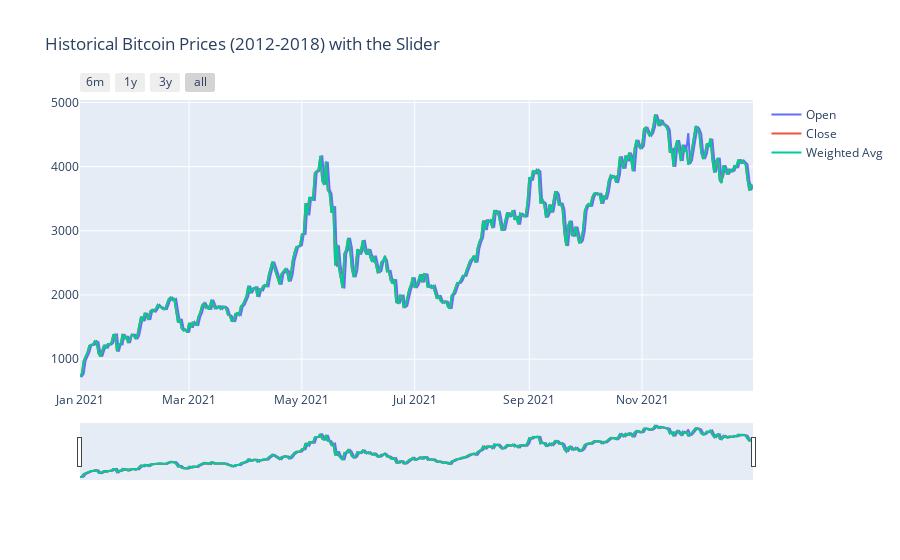

The code cell stored with this chart in its notebook:
### Code cell
extract_data_v2("ETH-USD", "2021-01-01","2022-01-01")

### Figure 1 — Plotly figure (JSON) as saved in the notebook; plotly's stock layout.template omitted (floating-point values rounded to 4 significant figures; data arrays with more than 128 entries replaced by an {"elided": "..."} marker saying what was removed)
{"data": [{"mode": "lines", "name": "Open", "type": "scatter", "x": {"elided": "365 str values"}, "y": {"elided": "365 float values"}}, {"mode": "lines", "name": "Close", "type": "scatter", "x": {"elided": "365 str values"}, "y": {"elided": "365 float values"}}, {"mode": "lines", "name": "Weighted Avg", "type": "scatter", "x": {"elided": "365 str values"}, "y": {"elided": "365 float values"}}], "layout": {"title": {"text": "Historical Bitcoin Prices (2012-2018) with the Slider "}, "xaxis": {"rangeselector": {"buttons": [{"count": 6, "label": "6m", "step": "month", "stepmode": "backward"}, {"count": 12, "label": "1y", "step": "month", "stepmode": "backward"}, {"count": 36, "label": "3y", "step": "month", "stepmode": "backward"}, {"step": "all"}]}, "rangeslider": {"visible": true}, "type": "date"}}}
